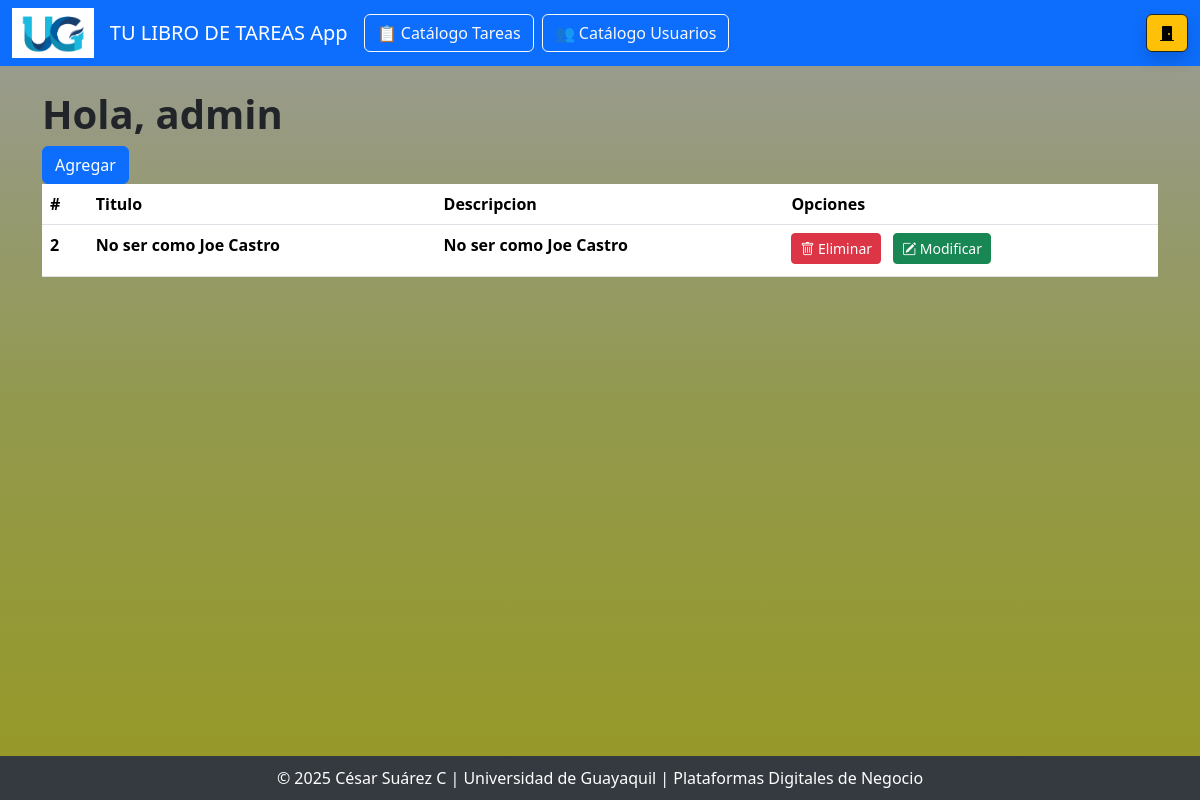
The page / (signed in) on the database as committed earlier.
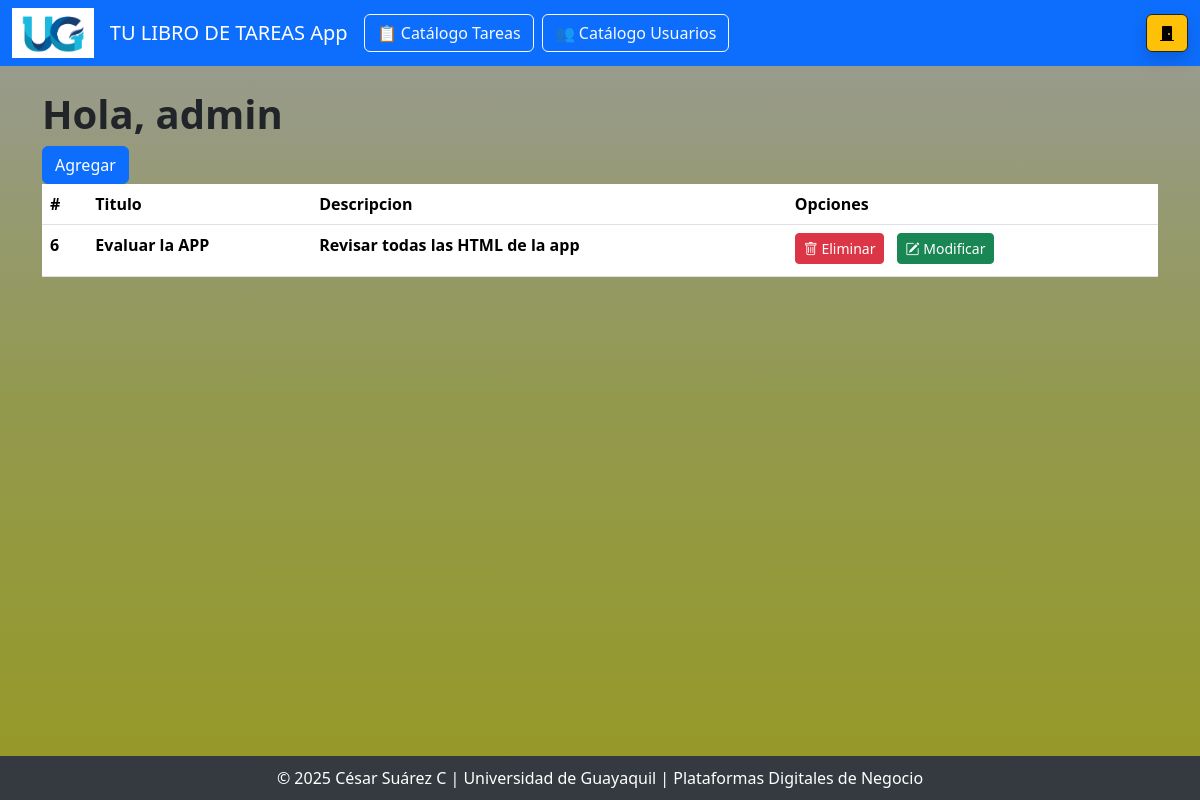
The same page on the database as committed later.
### main.py (models this page shows)
class Tarea(db.Model):
    id = db.Column(db.Integer, primary_key=True, autoincrement=True)
    titulo = db.Column(db.String(100), nullable=False)
    descripcion = db.Column(db.Text)
    fecha_creacion = db.Column(db.DateTime, default=datetime.datetime.now())
    usuario_id = db.Column(db.Integer, db.ForeignKey('usuario.id'), nullable=False)

### main.py (the view)
@app.route("/")
@login_required
def tarea_read():
    tareas = Tarea.query.filter_by(usuario_id=current_user.id).all()
    return render_template("index.html",tareas=tareas, user = current_user)

### main.py (called while the page is built)
@login_manager.user_loader
def load_user(user_id):
    return Usuario.query.get(int(user_id))

### templates/index.html (shortened to what this page needs)
{% extends "base.html" %}
{%block contenido %}
<h1 class="animate__animated animate__bounce fw-bold">Hola, {{ user.username }}</h1>
<a href="tarea_add"><button class="btn btn-primary">Agregar</button></a><br>
<table class="table">
    <thead>
        <tr>
            <th scope="col">#</th>
            <th scope="col">Titulo</th>
            <th scope="col">Descripcion</th>
            <th scope="col">Opciones</th>
        </tr>
    </thead>
    <tbody>
        {% for t in tareas %}
        <tr>
            <th scope="col">{{t.id}}</th>
            <th scope="col">{{t.titulo}}</th>
            <th scope="col">{{t.descripcion}}</th>
            <th scope="col"><a href="tarea_delete/{{t.id}}"class="btn btn-danger btn-sm me-2 mb-1">
                    <i class="bi bi-trash"></i> Eliminar
                </a>
                <a href="tarea_update/{{t.id}}"class="btn btn-success btn-sm mb-1">
                    <i class="bi bi-pencil-square"></i> Modificar
                </a><br>
            </th>
        </tr>
        {% endfor %}
    </tbody>
</table>
{% endblock %}

Rows that differ between the two databases and show on the page:
no longer on this page (row edited): Tarea: id "2", titulo "No ser como Joe Castro", descripcion "No ser como Joe Castro"
added Tarea: id "6", titulo "Evaluar la APP", descripcion "Revisar todas las HTML de la app"
